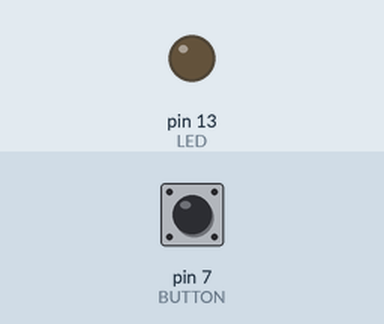
Recording of a sketch running on a simulated Arduino Uno, built with avr-gcc and run on an emulated ATmega328P. On the bench: output pins drawn as LEDs (lit = HIGH). The inputs (shaded band) are chosen by the test bench; at power-on: pin 7 (BUTTON) LOW.

Above: at 1.2 s.
1.3 s: pin 7 (BUTTON) pulled HIGH for 0.15 s
At 1.37 s:
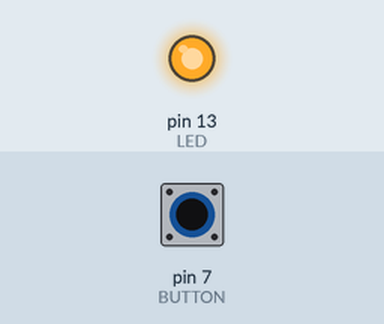
2.9 s: pin 7 (BUTTON) pulled HIGH for 3.2 s
At 6.8 s:
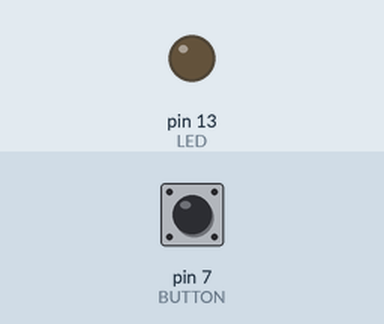
Timing chart, 0 to 8.3 s (numbered marks = the images above; inputs shaded):
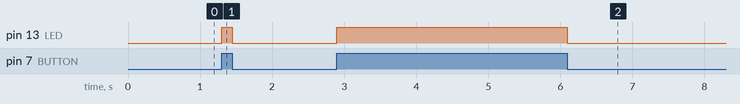

Measured:
- after the input at 1.3 s, pin 13 (LED): LOW → HIGH at once, → LOW 0.15 s later
- after the input at 2.9 s, pin 13 (LED): LOW → HIGH at once, → LOW 3.2 s later

The sketch:

Bottone.ino
```cpp
// Esempio 01: accendi il led appena è premuto il pulsante

#define LED 13                // LED collegato al pin digitale 13
#define BUTTON 7              // pin di input dove è collegato il pulsante
int  val = 0, count=0;                 // si userà val per conservare lo stato del pin di input

void setup() {
  pinMode(LED, OUTPUT);       // imposta il pin digitale come output
  pinMode(BUTTON, INPUT);     // imposta il pin digitale come input
}

void loop() {
  val = digitalRead(BUTTON);  // legge il valore dell'input e lo conserva

  // controlla che l'input sia HIGH (pulsante premuto)
  if (val == HIGH) {
    digitalWrite(LED, HIGH);  //accende il led
    count++;
  }
  else {
    digitalWrite(LED, LOW);   //spegne il led
  }
}
```
